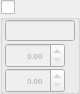
      <widget class="QGroupBox" name="groupBox_gb_check_folyotel_4">
       <property name="geometry">
        <rect>
         <x>324</x>
         <y>185</y>
         <width>80</width>
         <height>94</height>
        </rect>
       </property>
       <property name="title">
        <string/>
       </property>
       <property name="checkable">
        <bool>true</bool>
       </property>
       <property name="checked">
        <bool>false</bool>
       </property>
       <widget class="QDoubleSpinBox" name="doubleSpinBox_folyotel42">
        <property name="geometry">
         <rect>
          <x>5</x>
          <y>68</y>
          <width>60</width>
          <height>25</height>
         </rect>
        </property>
        <property name="font">
         <font>
          <pointsize>6</pointsize>
          <weight>75</weight>
          <bold>true</bold>
         </font>
        </property>
        <property name="layoutDirection">
         <enum>Qt::LeftToRight</enum>
        </property>
        <property name="autoFillBackground">
         <bool>false</bool>
        </property>
        <property name="alignment">
         <set>Qt::AlignRight|Qt::AlignTrailing|Qt::AlignVCenter</set>
        </property>
        <property name="decimals">
         <number>2</number>
        </property>
        <property name="maximum">
         <double>1000.000000000000000</double>
        </property>
        <property name="singleStep">
         <double>0.100000000000000</double>
        </property>
       </widget>
       <widget class="QDoubleSpinBox" name="doubleSpinBox_folyotel41">
        <property name="geometry">
         <rect>
          <x>5</x>
          <y>43</y>
          <width>60</width>
          <height>25</height>
         </rect>
        </property>
        <property name="font">
         <font>
          <pointsize>6</pointsize>
          <weight>75</weight>
          <bold>true</bold>
         </font>
        </property>
        <property name="layoutDirection">
         <enum>Qt::LeftToRight</enum>
        </property>
        <property name="autoFillBackground">
         <bool>false</bool>
        </property>
        <property name="alignment">
         <set>Qt::AlignRight|Qt::AlignTrailing|Qt::AlignVCenter</set>
        </property>
        <property name="decimals">
         <number>2</number>
        </property>
        <property name="maximum">
         <double>1000.000000000000000</double>
        </property>
        <property name="singleStep">
         <double>0.100000000000000</double>
        </property>
       </widget>
       <widget class="QLineEdit" name="lineEdit_mlz_folyotel_4">
        <property name="geometry">
         <rect>
          <x>5</x>
          <y>20</y>
          <width>70</width>
          <height>21</height>
         </rect>
        </property>
        <property name="font">
         <font>
          <pointsize>5</pointsize>
          <weight>75</weight>
          <bold>true</bold>
         </font>
        </property>
        <property name="placeholderText">
         <string/>
        </property>
       </widget>
      </widget>
